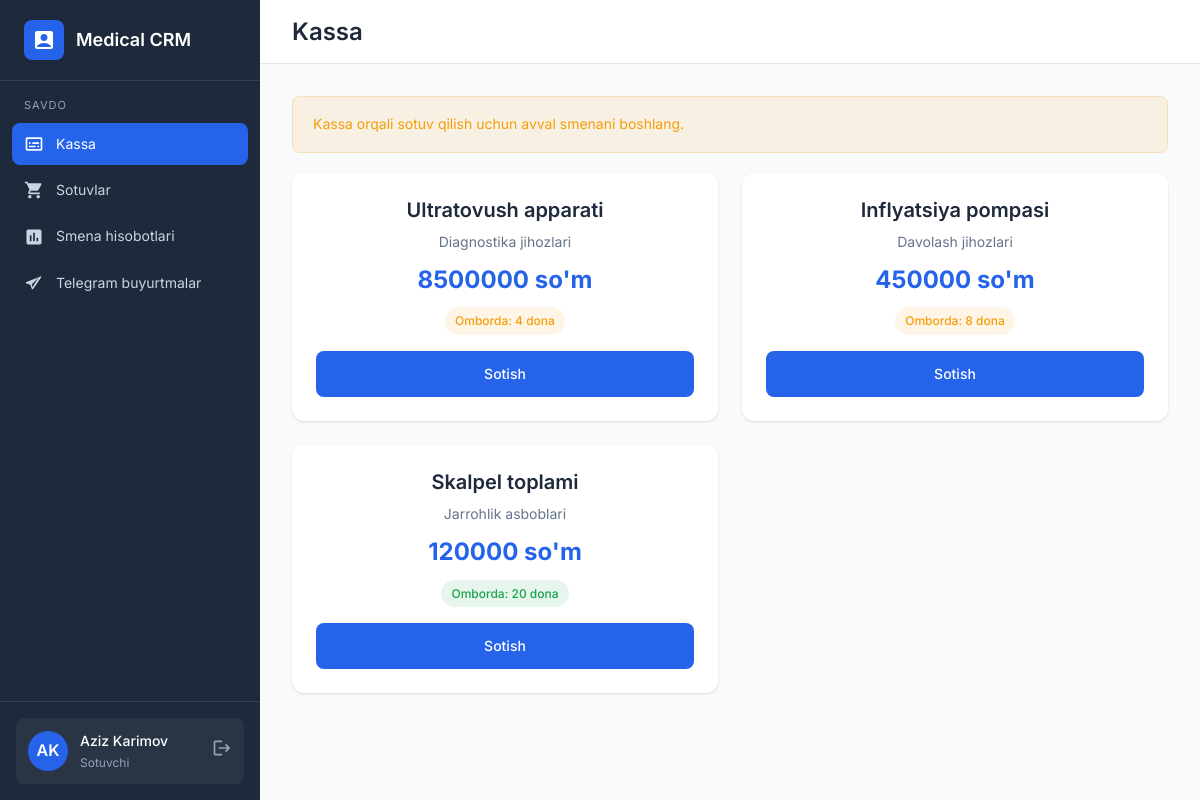
/kassa/ (signed in), run on an earlier commit of the app's database.
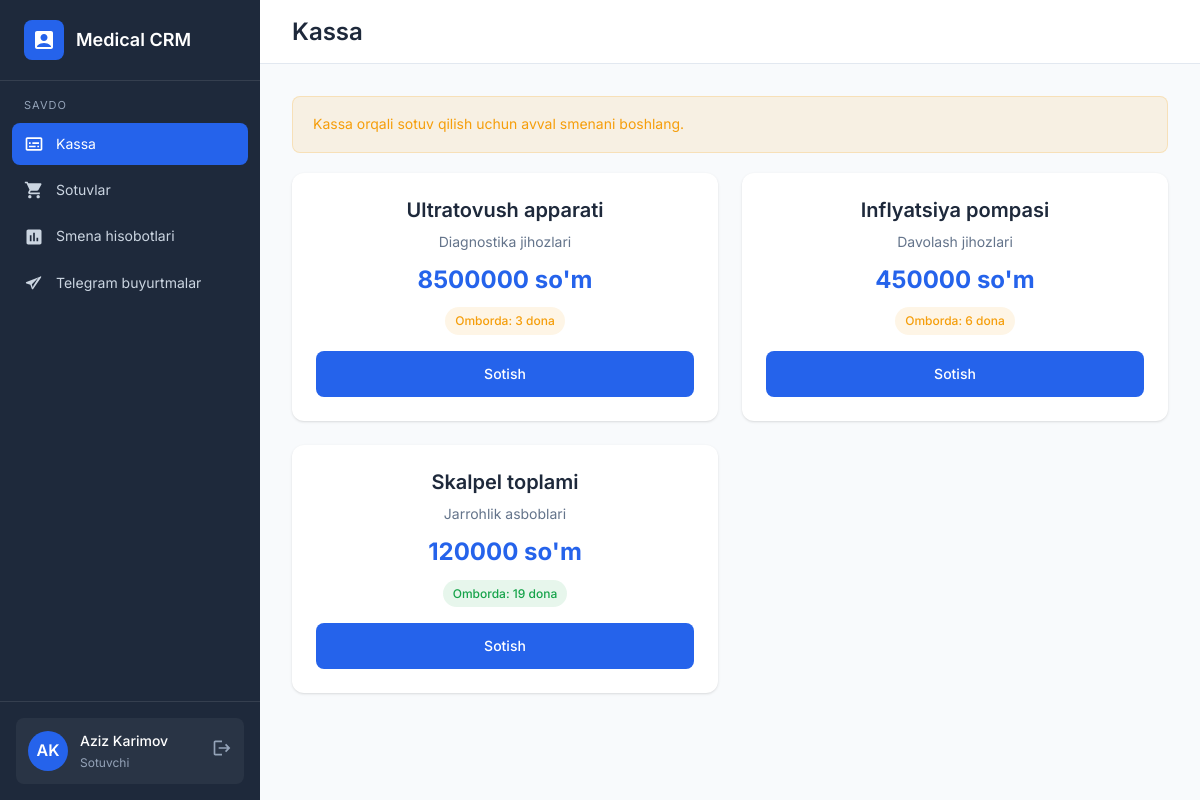
And on a later commit of the database.
### backend/main/models.py (models this page shows, shortened)
class Product(models.Model):
    name = models.CharField(max_length=300, verbose_name='Mahsulot nomi')
    category = models.ForeignKey(Category, on_delete=models.CASCADE, related_name='products', verbose_name='Kategoriya')
    description = models.TextField(blank=True, verbose_name='Tavsif')
    price = models.DecimalField(max_digits=12, decimal_places=2, verbose_name='Narxi (soʻm)')
    stock = models.PositiveIntegerField(default=0, verbose_name='Ombordagi soni')
    unit = models.CharField(max_length=50, default='dona', verbose_name='Oʻlchov birligi')
    image = models.ImageField(upload_to='products/', blank=True, null=True, verbose_name='Rasm')
    created_at = models.DateTimeField(auto_now_add=True)
    updated_at = models.DateTimeField(auto_now=True)
    class Meta:
        verbose_name = 'Mahsulot'
        verbose_name_plural = 'Mahsulotlar'

class Category(models.Model):
    name = models.CharField(max_length=200, verbose_name='Kategoriya nomi')
    description = models.TextField(blank=True, verbose_name='Tavsif')
    created_at = models.DateTimeField(auto_now_add=True)
    class Meta:
        verbose_name = 'Kategoriya'
        verbose_name_plural = 'Kategoriyalar'

### backend/main/views.py (the view)
# urls.py: path('kassa/', views.kassa, name='kassa'),
@login_required
def kassa(request):
    if request.user.role != 'seller':
        messages.error(request, "Sizga bu sahifaga kirish ruxsati yo'q")
        return redirect('dashboard')
    active_shift = get_active_shift(request.user)
    products = Product.objects.filter(stock__gt=0).select_related('category')
    return render(request, 'kassa.html', {'products': products, 'active_shift': active_shift})

### backend/main/views.py (called while the page is built)
def get_active_shift(user):
    if not user.is_authenticated or user.role != 'seller':
        return None
    return SellerShift.objects.filter(seller=user, ended_at__isnull=True).order_by('-started_at').first()

### frontend/templates/kassa.html (shortened to what this page needs)
{% extends 'base.html' %}
{% block content %}
<div class="top-bar">
    <h1 class="page-title">Kassa</h1>
</div>
<div class="page-content">
    {% if not active_shift %}
    <div class="alert alert-warning" style="margin-bottom: 20px;">
        Kassa orqali sotuv qilish uchun avval smenani boshlang.
    </div>
    {% endif %}
    <div class="cards-grid" style="grid-template-columns: repeat(auto-fill, minmax(280px, 1fr));">
        {% for product in products %}
        <div class="card" style="text-align: center;">
            <h3 style="margin-bottom: 8px;">{{ product.name }}</h3>
            <p style="color: var(--gray); margin-bottom: 8px;">{{ product.category.name }}</p>
            <p style="font-size: 24px; font-weight: 700; color: var(--primary); margin-bottom: 8px;">
                {{ product.price|floatformat:0 }} so'm
            </p>
            <p style="margin-bottom: 16px;">
                <span class="badge {% if product.stock > 10 %}badge-success{% elif product.stock > 0 %}badge-warning{% else %}badge-danger{% endif %}">
                    Omborda: {{ product.stock }} {{ product.unit }}
                </span>
            </p>
            <a href="{% if active_shift %}{% url 'kassa_sell' product.id %}{% else %}#{% endif %}" class="btn btn-primary btn-block {% if not active_shift %}disabled{% endif %}">
                Sotish
            </a>
        </div>
        {% empty %}
        <div class="empty-state" style="grid-column: 1/-1;">
            <h3>Mahsulotlar yo'q</h3>
            <p>Hozircha sotish uchun mahsulotlar mavjud emas</p>
        </div>
        {% endfor %}
    </div>
</div>
{% endblock %}

What changed in the data, as far as the page shows it:
changed Product "Ultratovush apparati": stock "4" → "3"
changed Product "Inflyatsiya pompasi": stock "8" → "6"
changed Product "Skalpel toplami": stock "20" → "19"
